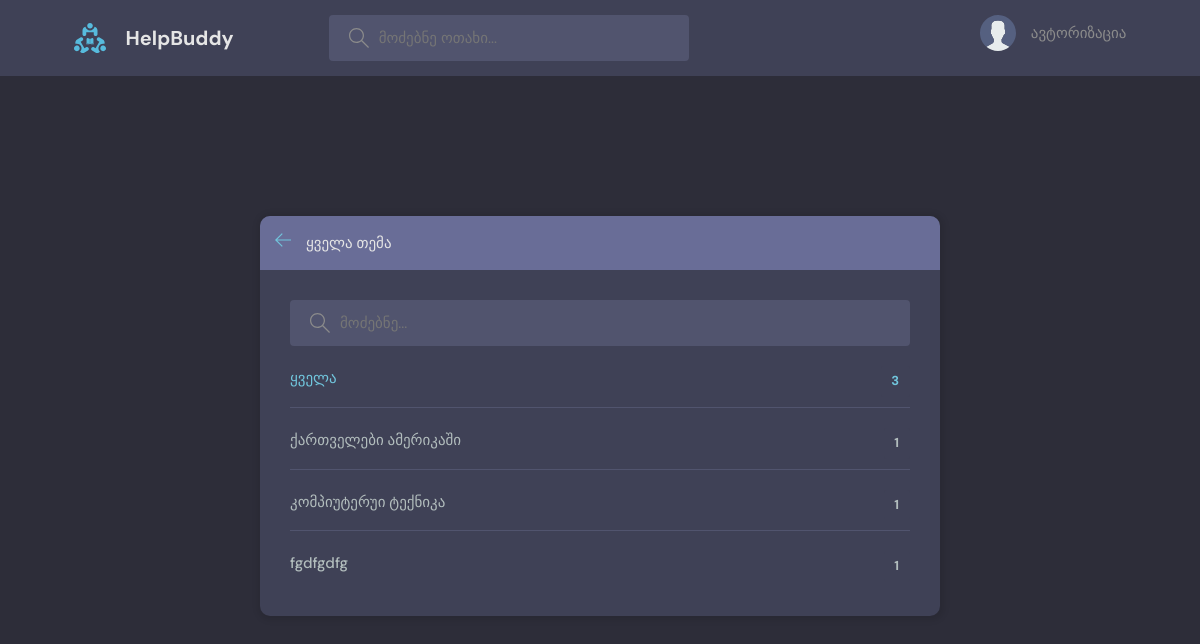
Page /topics/ on the committed database.
### base/models.py (models this page shows, shortened)
class Topic(models.Model):
    name = models.CharField(max_length=200)

### base/views.py (the view)
# urls.py: path('topics/', views.topicsPage, name='topics'),
def topicsPage(request):
    q = request.GET.get('q') if request.GET.get('q') != None else ''
    topics = Topic.objects.filter(name__icontains=q)
    return render(request, 'base/topics.html', {'topics': topics})

### base/templates/base/topics.html (shortened to what this page needs)
{% extends "main.html" %}
{% block content %}
<main class="create-room layout">
  <div class="container">
    <div class="layout__box">
      <div class="layout__boxHeader">
        <div class="layout__boxTitle">
          <a href="{% url 'home' %}">
            <svg
              version="1.1"
              xmlns="http://www.w3.org/2000/svg"
              width="32"
              height="32"
              viewBox="0 0 32 32"
            >
              <title>arrow-left</title>
              <path
                d="M13.723 2.286l-13.723 13.714 13.719 13.714 1.616-1.611-10.96-10.96h27.625v-2.286h-27.625l10.965-10.965-1.616-1.607z"
              ></path>
            </svg>
          </a>
          <h3>ყველა თემა</h3>
        </div>
      </div>
      <div class="topics-page layout__body">
        <form class="header__search" action="" method="GET">
          <label>
            <input placeholder="მოძებნე..." name="q" />
          </label>
        </form>
        <ul class="topics__list">
          <li>
            <a href="{% url 'topics' %}" class="active"
              >ყველა <span>{{topics.count}}</span></a
            >
          </li>
          {% for topic in topics %}
          <li>
            <a href="{% url 'home' %}?q={{topic.name}}"
              >{{ topic.name }} <span>{{topic.room_set.all.count}}</span></a
            >
          </li>
          {% endfor %}
        </ul>
      </div>
    </div>
  </div>
</main>
{% endblock content %}

### static/styles/style.css (style rules this page uses)
:root { --color-main: #71c6dd; --color-main-light: #e1f6fb; --color-dark: #3f4156; --color-dark-medium: #51546e; --color-dark-light: #696d97; --color-light: #e5e5e5; --color-gray: #8b8b8b; --color-light-gray: #b2bdbd; --color-bg: #2d2d39; --color-success: #5dd693; --color-error: #fc4b0b; }
* { font-family: "DM Sans", -apple-system, BlinkMacSystemFont, "Segoe UI", Roboto, Oxygen, Ubuntu, Cantarell, "Open Sans", "Helvetica Neue", sans-serif; margin: 0; padding: 0; box-sizing: border-box; text-rendering: optimizeLegibility; font-size: inherit; }
html { font-size: 56.25%; }
@media only screen and (min-width: 1200px) { html { font-size: 62.5%; } }
body { line-height: 1.6; font-weight: 400; font-size: 1.5rem; color: var(--color-light-gray); background-color: var(--color-bg); min-height: 100vh; }
a { display: inline-block; color: var(--color-main); text-decoration: none; }
.container { max-width: 120rem; width: 90%; margin: auto; }
.header__search > label { background-color: var(--color-dark-medium); padding: 1.3rem 1rem; display: flex; align-items: center; gap: 1rem; border-radius: 4px; }
.header__search svg { fill: var(--color-gray); width: 2rem; height: 2rem; margin-left: 1rem; }
.header__search input { width: 30rem; background: transparent; border: none; outline: none; color: var(--color-light); }
.layout { margin-top: 2.4rem; }
.layout > .container { display: flex; justify-content: space-between; align-items: flex-start; }
.layout__box { width: 90%; max-width: 48rem; min-height: 40rem; position: absolute; top: 50%; left: 50%; transform: translate(-50%, -46%); background-color: var(--color-dark); border-radius: 1rem; box-shadow: 1px 1px 6px 3px rgba(0, 0, 0, 0.1); overflow: hidden; }
.layout__boxHeader { display: flex; padding: 1.5rem; background-color: var(--color-dark-light); }
.layout__boxTitle { display: flex; gap: 1.5rem; align-items: center; }
.layout__boxTitle h3 { text-transform: uppercase; font-weight: 500; color: var(--color-light); }
.layout__boxTitle svg { width: 1.6rem; height: 1.6rem; fill: var(--color-main); }
.layout__body { margin: 3rem; }
.topics__list { list-style: none; }
.topics__list li a { display: flex; justify-content: space-between; margin-bottom: 3rem; font-weight: 500; color: var(--color-light-gray); transition: all 0.3s ease-in-out; }
.topics__list li a.active, .topics__list li a:hover { color: var(--color-main); }
.topics__list li a span { padding: 0.5rem 1rem; background-color: var(--color-dark); border-radius: 3px; font-size: 1.3rem; font-weight: 700; letter-spacing: 1px; }
.topics-page .topics__list li:not(:last-child) a { margin: 2rem 0; padding-bottom: 1rem; text-decoration: none; border-bottom: 1px solid var(--color-dark-medium); }
.topics-page .header__search { display: block; }
.create-room.layout .layout__box { max-width: 68rem; }

### rows in the picture
Topic: name "ქართველები ამერიკაში", room_set.all.count "1"
Topic: name "კომპიუტერუი ტექნიკა", room_set.all.count "1"
Topic: name "fgdfgdfg", room_set.all.count "1"

### other values in the picture
{{ topics.count }} "3"
